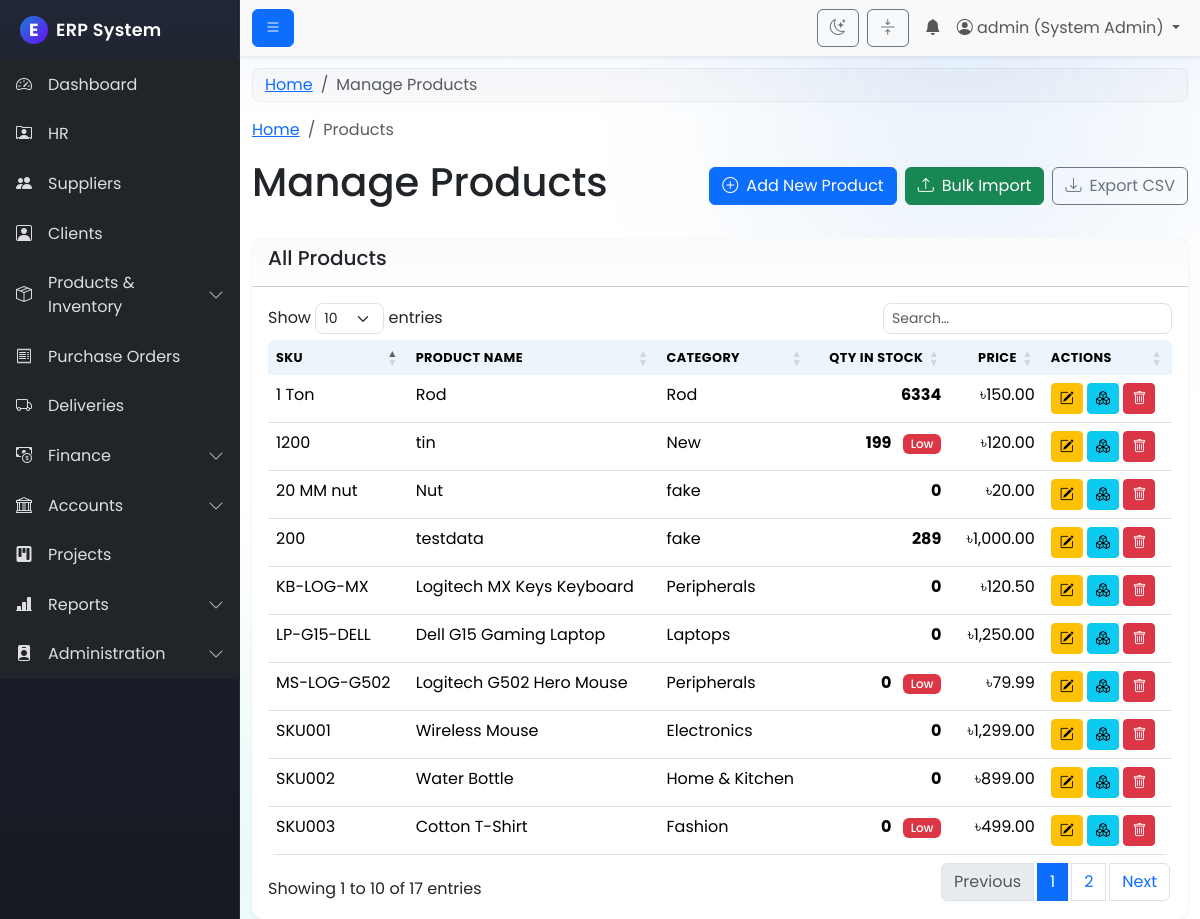
The app's page /modules/products/view_products.php (signed in), older data.
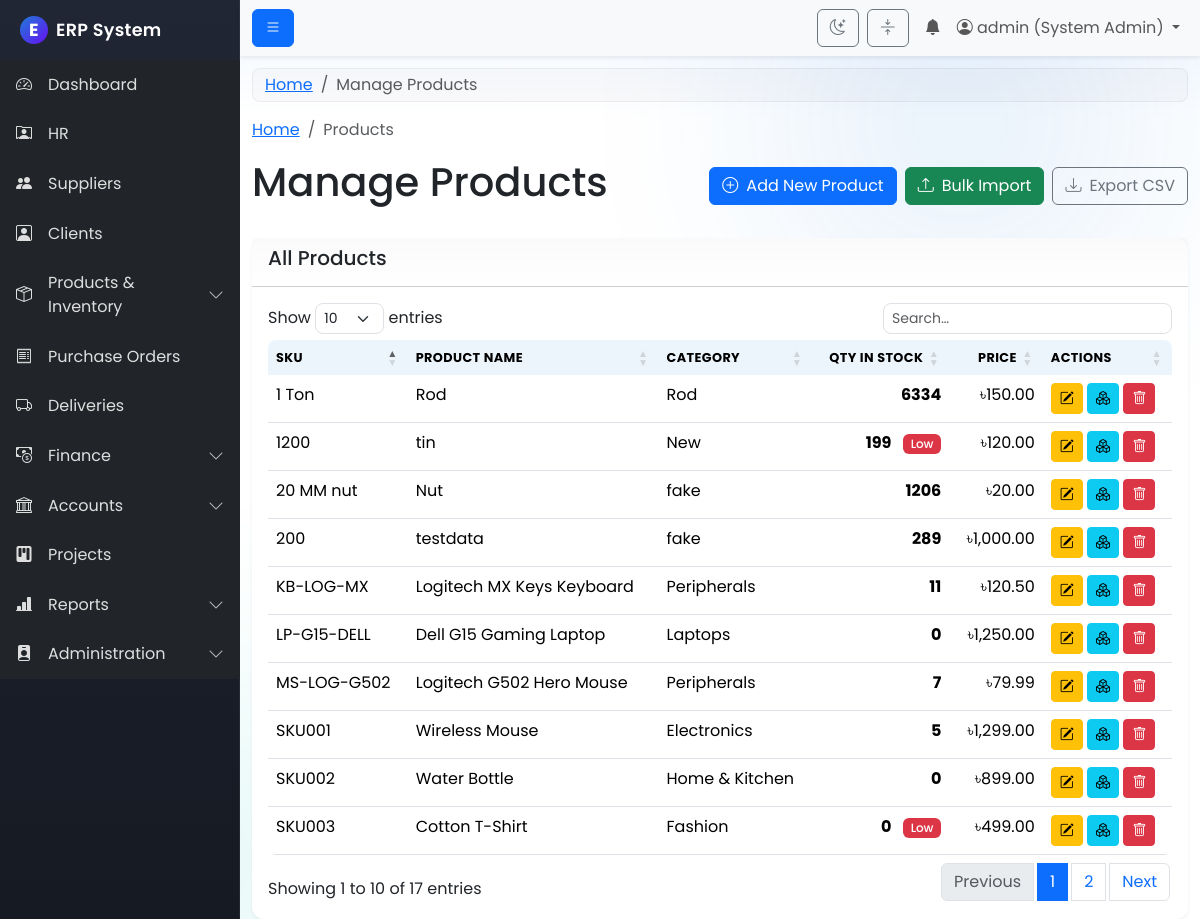
The same page, newer data.
### tables this page shows
CREATE TABLE `products` (
  `id` int(11) NOT NULL,
  `sku` varchar(100) NOT NULL,
  `product_name` varchar(255) NOT NULL,
  `description` text DEFAULT NULL,
  `price` decimal(10,2) NOT NULL,
  `category_id` int(11) NOT NULL,
  `quantity_in_stock` int(11) NOT NULL DEFAULT 0,
  `reorder_point` int(11) DEFAULT NULL,
  `created_at` timestamp NOT NULL DEFAULT current_timestamp(),
  `updated_at` timestamp NOT NULL DEFAULT current_timestamp() ON UPDATE current_timestamp()
);

CREATE TABLE `product_categories` (
  `id` int(11) NOT NULL,
  `category_name` varchar(255) NOT NULL,
  `created_at` timestamp NOT NULL DEFAULT current_timestamp()
);

### includes/permissions.php (called while the page is built, shortened)
<?php
function has_permission($required_permissions) {
    if ($_SESSION['role_name'] == 'System Admin') {
        return true;
    }
    return false;
}
?>

### modules/products/view_products.php (the view, shortened to what this page needs)
<?php
$page_title = "Manage Products";
include('../../includes/header.php');
$conn = connect_db();
$sql = "SELECT p.*, pc.category_name
        FROM products p
        JOIN product_categories pc ON p.category_id = pc.id
        ORDER BY p.product_name ASC";
$result = $conn->query($sql);
?>
<nav aria-label="breadcrumb">
  <ol class="breadcrumb">
    <li class="breadcrumb-item"><a href="/erp_project/dashboard.php">Home</a></li>
    <li class="breadcrumb-item active" aria-current="page">Products</li>
  </ol>
</nav>
<div class="d-flex justify-content-between align-items-center mb-4">
    <h1><?php echo $page_title; ?></h1>
    <div class="d-flex gap-2">
    <?php
    if (has_permission(['Manager', 'Procurement Officer'])): ?>
        <a href="add_product.php" class="btn btn-primary"><i class="bi bi-plus-circle me-2"></i>Add New Product</a>
        <a href="bulk_import.php" class="btn btn-success"><i class="bi bi-upload me-2"></i>Bulk Import</a>
    <?php endif; ?>
        <a href="export_products_csv.php" class="btn btn-outline-secondary"><i class="bi bi-download me-2"></i>Export CSV</a>
    </div>
</div>
<div class="card">
    <div class="card-header">
        <h5>All Products</h5>
    </div>
    <div class="card-body">
        <div class="table-responsive">
            <table class="table table-hover data-table">
                <thead>
                    <tr>
                        <th>SKU</th>
                        <th>Product Name</th>
                        <th>Category</th>
                        <th class="text-end">Qty in Stock</th>
                        <th class="text-end">Price</th>
                        <th>Actions</th>
                    </tr>
                </thead>
                <tbody>
                    <?php if ($result && $result->num_rows > 0): ?>
                        <?php while($row = $result->fetch_assoc()): ?>
                            <tr>
                                <td><?php echo htmlspecialchars($row['sku']); ?></td>
                                <td><?php echo htmlspecialchars($row['product_name']); ?></td>
                                <td><?php echo htmlspecialchars($row['category_name']); ?></td>
                                <td class="text-end fw-bold">
                                    <?php echo (int)$row['quantity_in_stock']; ?>
                                    <?php if ((int)$row['reorder_point'] > 0 && (int)$row['quantity_in_stock'] <= (int)$row['reorder_point']): ?>
                                        <span class="badge bg-danger ms-2">Low</span>
                                    <?php endif; ?>
                                </td>
                                <td class="text-end">৳<?php echo number_format($row['price'], 2); ?></td>
                                <td>
                                    <?php if (has_permission(['Manager', 'Procurement Officer'])): ?>
                                        <a href="edit_product.php?id=<?php echo $row['id']; ?>" class="btn btn-sm btn-warning" title="Edit"><i class="bi bi-pencil-square"></i></a>
                                        <a href="adjust_stock.php?id=<?php echo $row['id']; ?>" class="btn btn-sm btn-info" title="Adjust Stock"><i class="bi bi-boxes"></i></a>
                                    <?php endif; ?>
                                    <?php if (has_permission('Manager')): ?>
                                        <button type="button" class="btn btn-sm btn-danger" title="Delete"
                                                data-bs-toggle="modal"
                                                data-bs-target="#deleteProductModal"
                                                data-id="<?php echo $row['id']; ?>">
                                            <i class="bi bi-trash"></i>
                                        </button>
                                    <?php endif; ?>
                                </td>
                            </tr>
                        <?php endwhile; ?>
                    <?php else: ?>
                        <tr>
                            <td colspan="6" class="text-center text-muted">No products found.</td>
                        </tr>
                    <?php endif; ?>
                </tbody>
            </table>
        </div>
    </div>
</div>
<?php
include('../../includes/footer.php');
?>

Row changes from the older to the newer data that the page shows:
changed products "MS-LOG-G502": quantity_in_stock "0" → "7"; no longer shows "Low"
changed products "KB-LOG-MX": quantity_in_stock "0" → "11"
changed products "20 MM nut": quantity_in_stock "0" → "1206"
changed products "SKU001": quantity_in_stock "0" → "5"
